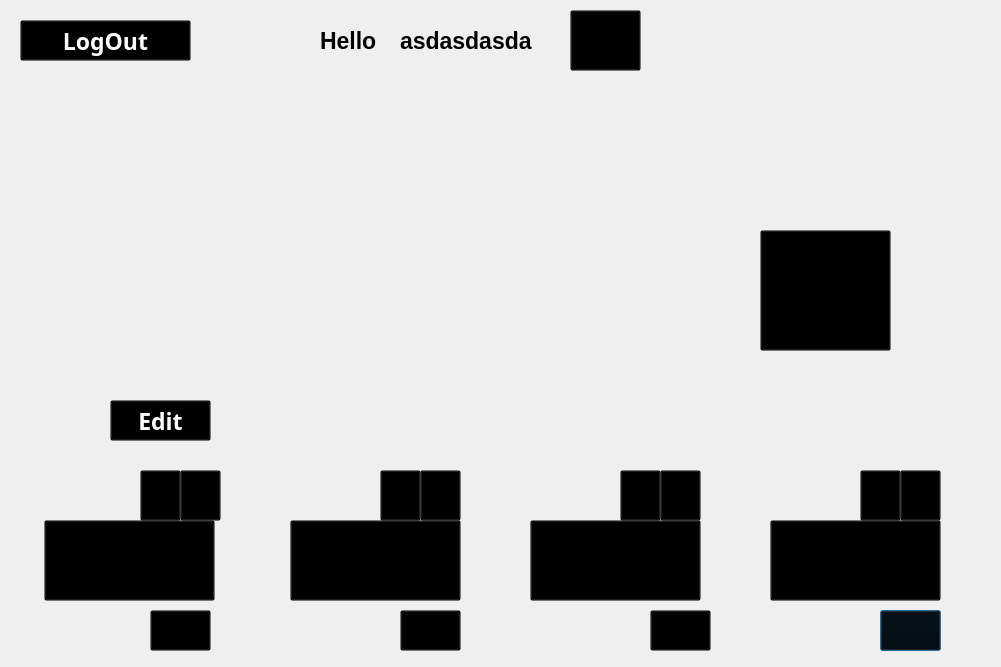
<?xml version="1.0" encoding="UTF-8"?>
<ui version="4.0">
 <class>userPage</class>
 <widget class="QDialog" name="userPage">
  <property name="geometry">
   <rect>
    <x>0</x>
    <y>0</y>
    <width>1001</width>
    <height>667</height>
   </rect>
  </property>
  <property name="baseSize">
   <size>
    <width>998</width>
    <height>619</height>
   </size>
  </property>
  <property name="windowTitle">
   <string>Dialog</string>
  </property>
  <widget class="QLabel" name="label">
   <property name="geometry">
    <rect>
     <x>0</x>
     <y>0</y>
     <width>1001</width>
     <height>667</height>
    </rect>
   </property>
   <property name="font">
    <font>
     <pointsize>15</pointsize>
    </font>
   </property>
   <property name="text">
    <string/>
   </property>
   <property name="pixmap">
    <pixmap resource="image.qrc">:/new/profile.jpg</pixmap>
   </property>
  </widget>
  <widget class="QLabel" name="fitrst">
   <property name="geometry">
    <rect>
     <x>160</x>
     <y>160</y>
     <width>191</width>
     <height>31</height>
    </rect>
   </property>
   <property name="font">
    <font>
     <pointsize>15</pointsize>
     <bold>true</bold>
    </font>
   </property>
   <property name="text">
    <string/>
   </property>
  </widget>
  <widget class="QLabel" name="secon">
   <property name="geometry">
    <rect>
     <x>160</x>
     <y>210</y>
     <width>191</width>
     <height>31</height>
    </rect>
   </property>
   <property name="font">
    <font>
     <pointsize>15</pointsize>
     <bold>true</bold>
    </font>
   </property>
   <property name="text">
    <string/>
   </property>
  </widget>
  <widget class="QLabel" name="username">
   <property name="geometry">
    <rect>
     <x>170</x>
     <y>260</y>
     <width>191</width>
     <height>31</height>
    </rect>
   </property>
   <property name="font">
    <font>
     <pointsize>15</pointsize>
     <bold>true</bold>
    </font>
   </property>
   <property name="text">
    <string/>
   </property>
  </widget>
  <widget class="QLabel" name="phone">
   <property name="geometry">
    <rect>
     <x>200</x>
     <y>310</y>
     <width>141</width>
     <height>31</height>
    </rect>
   </property>
   <property name="font">
    <font>
     <pointsize>15</pointsize>
     <bold>true</bold>
    </font>
   </property>
   <property name="text">
    <string/>
   </property>
  </widget>
  <widget class="QLabel" name="nofapp">
   <property name="geometry">
    <rect>
     <x>310</x>
     <y>350</y>
     <width>91</width>
     <height>31</height>
    </rect>
   </property>
   <property name="font">
    <font>
     <pointsize>15</pointsize>
     <bold>true</bold>
    </font>
   </property>
   <property name="text">
    <string/>
   </property>
  </widget>
  <widget class="QPushButton" name="view_1">
   <property name="geometry">
    <rect>
     <x>150</x>
     <y>610</y>
     <width>61</width>
     <height>41</height>
    </rect>
   </property>
   <property name="sizeIncrement">
    <size>
     <width>0</width>
     <height>0</height>
    </size>
   </property>
   <property name="font">
    <font>
     <family>Segoe UI Black</family>
     <pointsize>15</pointsize>
     <italic>false</italic>
     <underline>false</underline>
     <strikeout>false</strikeout>
     <fontweight>ExtraLight</fontweight>
    </font>
   </property>
   <property name="styleSheet">
    <string notr="true">QPushButton {
                       color:white;
     background-color: transparent;
                       }
                         QPushButton:hover {
                             background-color: gray;
                     		 border-radius: 20px;


                         }

QPushButton:pressed
 {

      background-color : rgb(51, 149, 255);
      

 }
</string>
   </property>
   <property name="text">
    <string/>
   </property>
   <property name="icon">
    <iconset resource="image.qrc">
     <normaloff>:/new/view.png</normaloff>:/new/view.png</iconset>
   </property>
   <property name="iconSize">
    <size>
     <width>40</width>
     <height>40</height>
    </size>
   </property>
   <property name="autoDefault">
    <bool>true</bool>
   </property>
   <property name="default">
    <bool>true</bool>
   </property>
   <property name="flat">
    <bool>false</bool>
   </property>
  </widget>
  <widget class="QPushButton" name="view_2">
   <property name="geometry">
    <rect>
     <x>400</x>
     <y>610</y>
     <width>61</width>
     <height>41</height>
    </rect>
   </property>
   <property name="sizeIncrement">
    <size>
     <width>0</width>
     <height>0</height>
    </size>
   </property>
   <property name="font">
    <font>
     <family>Segoe UI Black</family>
     <pointsize>15</pointsize>
     <italic>false</italic>
     <underline>false</underline>
     <strikeout>false</strikeout>
     <fontweight>ExtraLight</fontweight>
    </font>
   </property>
   <property name="styleSheet">
    <string notr="true">QPushButton {
                       color:white;
     background-color: transparent;
                       }
                         QPushButton:hover {
                             background-color: gray;
                     		 border-radius: 20px;


                         }

QPushButton:pressed
 {

      background-color : rgb(51, 149, 255);
      

 }
</string>
   </property>
   <property name="text">
    <string/>
   </property>
   <property name="icon">
    <iconset resource="image.qrc">
     <normaloff>:/new/view.png</normaloff>:/new/view.png</iconset>
   </property>
   <property name="iconSize">
    <size>
     <width>40</width>
     <height>40</height>
    </size>
   </property>
   <property name="autoDefault">
    <bool>true</bool>
   </property>
   <property name="default">
    <bool>true</bool>
   </property>
   <property name="flat">
    <bool>false</bool>
   </property>
  </widget>
  <widget class="QPushButton" name="view_3">
   <property name="geometry">
    <rect>
     <x>650</x>
     <y>610</y>
     <width>61</width>
     <height>41</height>
    </rect>
   </property>
   <property name="sizeIncrement">
    <size>
     <width>0</width>
     <height>0</height>
    </size>
   </property>
   <property name="font">
    <font>
     <family>Segoe UI Black</family>
     <pointsize>15</pointsize>
     <italic>false</italic>
     <underline>false</underline>
     <strikeout>false</strikeout>
     <fontweight>ExtraLight</fontweight>
    </font>
   </property>
   <property name="styleSheet">
    <string notr="true">QPushButton {
                       color:white;
     background-color: transparent;
                       }
                         QPushButton:hover {
                             background-color: gray;
                     		 border-radius: 20px;


                         }

QPushButton:pressed
 {

      background-color : rgb(51, 149, 255);
      

 }
</string>
   </property>
   <property name="text">
    <string/>
   </property>
   <property name="icon">
    <iconset resource="image.qrc">
     <normaloff>:/new/view.png</normaloff>:/new/view.png</iconset>
   </property>
   <property name="iconSize">
    <size>
     <width>40</width>
     <height>40</height>
    </size>
   </property>
   <property name="autoDefault">
    <bool>true</bool>
   </property>
   <property name="default">
    <bool>true</bool>
   </property>
   <property name="flat">
    <bool>false</bool>
   </property>
  </widget>
  <widget class="QPushButton" name="view_4">
   <property name="geometry">
    <rect>
     <x>880</x>
     <y>610</y>
     <width>61</width>
     <height>41</height>
    </rect>
   </property>
   <property name="sizeIncrement">
    <size>
     <width>0</width>
     <height>0</height>
    </size>
   </property>
   <property name="font">
    <font>
     <family>Segoe UI Black</family>
     <pointsize>15</pointsize>
     <italic>false</italic>
     <underline>false</underline>
     <strikeout>false</strikeout>
     <fontweight>ExtraLight</fontweight>
    </font>
   </property>
   <property name="styleSheet">
    <string notr="true">QPushButton {
                       color:white;
     background-color: transparent;
                       }
                         QPushButton:hover {
                             background-color: gray;
                     		 border-radius: 20px;


                         }

QPushButton:pressed
 {

      background-color : rgb(51, 149, 255);
      

 }
</string>
   </property>
   <property name="text">
    <string/>
   </property>
   <property name="icon">
    <iconset resource="image.qrc">
     <normaloff>:/new/view.png</normaloff>:/new/view.png</iconset>
   </property>
   <property name="iconSize">
    <size>
     <width>40</width>
     <height>40</height>
    </size>
   </property>
   <property name="autoDefault">
    <bool>true</bool>
   </property>
   <property name="default">
    <bool>true</bool>
   </property>
   <property name="flat">
    <bool>false</bool>
   </property>
  </widget>
  <widget class="QPushButton" name="add_2">
   <property name="geometry">
    <rect>
     <x>760</x>
     <y>230</y>
     <width>131</width>
     <height>121</height>
    </rect>
   </property>
   <property name="styleSheet">
    <string notr="true">QPushButton {
                 
     background-color: transparent;
}
QPushButton:hover
{
 border-radius: 20px;
background-color : gray;
 icon-size: 16px,16px;

}
QPushButton:pressed
 {

      background-color : rgb(51, 149, 255);
       icon-size: 25px,25px;


 }
</string>
   </property>
   <property name="text">
    <string/>
   </property>
   <property name="icon">
    <iconset resource="image.qrc">
     <normaloff>:/new/house_6815657.png</normaloff>:/new/house_6815657.png</iconset>
   </property>
   <property name="iconSize">
    <size>
     <width>120</width>
     <height>120</height>
    </size>
   </property>
  </widget>
  <widget class="QPushButton" name="viewApartments">
   <property name="geometry">
    <rect>
     <x>570</x>
     <y>10</y>
     <width>71</width>
     <height>61</height>
    </rect>
   </property>
   <property name="styleSheet">
    <string notr="true">QPushButton {
                 
     background-color: transparent;
}
QPushButton:hover
{
 border-radius: 20px;
background-color : gray;
 icon-size: 16px,16px;

}
</string>
   </property>
   <property name="text">
    <string/>
   </property>
   <property name="icon">
    <iconset resource="image.qrc">
     <normaloff>:/new/office_6619424.png</normaloff>:/new/office_6619424.png</iconset>
   </property>
   <property name="iconSize">
    <size>
     <width>50</width>
     <height>50</height>
    </size>
   </property>
  </widget>
  <widget class="QLabel" name="returnusername">
   <property name="geometry">
    <rect>
     <x>400</x>
     <y>15</y>
     <width>171</width>
     <height>51</height>
    </rect>
   </property>
   <property name="font">
    <font>
     <pointsize>17</pointsize>
     <bold>true</bold>
    </font>
   </property>
   <property name="text">
    <string>asdasdasda</string>
   </property>
  </widget>
  <widget class="QLabel" name="label_2">
   <property name="geometry">
    <rect>
     <x>320</x>
     <y>20</y>
     <width>71</width>
     <height>41</height>
    </rect>
   </property>
   <property name="font">
    <font>
     <pointsize>17</pointsize>
     <bold>true</bold>
    </font>
   </property>
   <property name="styleSheet">
    <string notr="true">color:(255, 255, 255);</string>
   </property>
   <property name="text">
    <string>Hello</string>
   </property>
  </widget>
  <widget class="QPushButton" name="back">
   <property name="geometry">
    <rect>
     <x>20</x>
     <y>20</y>
     <width>171</width>
     <height>41</height>
    </rect>
   </property>
   <property name="font">
    <font>
     <family>Arial Black</family>
     <pointsize>17</pointsize>
     <bold>true</bold>
    </font>
   </property>
   <property name="styleSheet">
    <string notr="true">QPushButton {
                       color:white;
     background-color: transparent;
                       }
                         QPushButton:hover {
                             background-color: gray;
                     		 border-radius: 20px;


                         }

QPushButton:pressed
 {

      background-color : red;
      

 }</string>
   </property>
   <property name="text">
    <string>LogOut</string>
   </property>
   <property name="icon">
    <iconset resource="image.qrc">
     <normaloff>:/new/power_15184319.png</normaloff>:/new/power_15184319.png</iconset>
   </property>
   <property name="iconSize">
    <size>
     <width>40</width>
     <height>40</height>
    </size>
   </property>
  </widget>
  <widget class="QPushButton" name="edit_5">
   <property name="geometry">
    <rect>
     <x>110</x>
     <y>400</y>
     <width>101</width>
     <height>41</height>
    </rect>
   </property>
   <property name="font">
    <font>
     <family>Arial Black</family>
     <pointsize>17</pointsize>
     <bold>true</bold>
    </font>
   </property>
   <property name="styleSheet">
    <string notr="true">QPushButton {
                       color:white;
     background-color: transparent;
                       }
                         QPushButton:hover {
                             background-color: gray;
                     		 border-radius: 20px;


                         }

QPushButton:pressed
 {

      background-color : rgb(51, 149, 255);
      

 }</string>
   </property>
   <property name="text">
    <string>Edit</string>
   </property>
  </widget>
  <widget class="QPushButton" name="apart1">
   <property name="geometry">
    <rect>
     <x>44</x>
     <y>520</y>
     <width>171</width>
     <height>81</height>
    </rect>
   </property>
   <property name="styleSheet">
    <string notr="true">QPushButton {
                 
     background-color: transparent;
}
QPushButton:hover
{
 border-radius: 20px;
background-color : gray;
 icon-size: 60px,60px;

}
QPushButton:pressed
 {

      background-color : rgb(51, 149, 255);
       icon-size: 25px,25px;
	 border-radius: 20px;



 }
</string>
   </property>
   <property name="text">
    <string/>
   </property>
   <property name="icon">
    <iconset resource="image.qrc">
     <normaloff>:/new/prop2.png</normaloff>:/new/prop2.png</iconset>
   </property>
   <property name="iconSize">
    <size>
     <width>170</width>
     <height>200</height>
    </size>
   </property>
  </widget>
  <widget class="QLabel" name="prop1">
   <property name="geometry">
    <rect>
     <x>50</x>
     <y>615</y>
     <width>91</width>
     <height>31</height>
    </rect>
   </property>
   <property name="font">
    <font>
     <pointsize>13</pointsize>
     <bold>true</bold>
    </font>
   </property>
   <property name="styleSheet">
    <string notr="true">color: rgb(255, 255, 255);</string>
   </property>
   <property name="text">
    <string/>
   </property>
  </widget>
  <widget class="QLabel" name="prop2">
   <property name="geometry">
    <rect>
     <x>290</x>
     <y>620</y>
     <width>101</width>
     <height>31</height>
    </rect>
   </property>
   <property name="font">
    <font>
     <pointsize>15</pointsize>
     <bold>true</bold>
    </font>
   </property>
   <property name="styleSheet">
    <string notr="true">color: rgb(255, 255, 255);</string>
   </property>
   <property name="text">
    <string/>
   </property>
  </widget>
  <widget class="QLabel" name="prop3">
   <property name="geometry">
    <rect>
     <x>550</x>
     <y>620</y>
     <width>91</width>
     <height>31</height>
    </rect>
   </property>
   <property name="font">
    <font>
     <pointsize>15</pointsize>
     <bold>true</bold>
    </font>
   </property>
   <property name="styleSheet">
    <string notr="true">color: rgb(255, 255, 255);</string>
   </property>
   <property name="text">
    <string/>
   </property>
  </widget>
  <widget class="QLabel" name="prop4">
   <property name="geometry">
    <rect>
     <x>780</x>
     <y>620</y>
     <width>91</width>
     <height>31</height>
    </rect>
   </property>
   <property name="font">
    <font>
     <pointsize>15</pointsize>
     <bold>true</bold>
    </font>
   </property>
   <property name="styleSheet">
    <string notr="true">color: rgb(255, 255, 255);</string>
   </property>
   <property name="text">
    <string/>
   </property>
  </widget>
  <widget class="QPushButton" name="apart1_2">
   <property name="geometry">
    <rect>
     <x>290</x>
     <y>520</y>
     <width>171</width>
     <height>81</height>
    </rect>
   </property>
   <property name="styleSheet">
    <string notr="true">QPushButton {
                 
     background-color: transparent;
}
QPushButton:hover
{
 border-radius: 20px;
background-color : gray;
 icon-size: 60px,60px;

}
QPushButton:pressed
 {

      background-color : rgb(51, 149, 255);
       icon-size: 25px,25px;


 }
</string>
   </property>
   <property name="text">
    <string/>
   </property>
   <property name="icon">
    <iconset resource="image.qrc">
     <normaloff>:/new/prop2.png</normaloff>:/new/prop2.png</iconset>
   </property>
   <property name="iconSize">
    <size>
     <width>170</width>
     <height>200</height>
    </size>
   </property>
  </widget>
  <widget class="QPushButton" name="apart1_3">
   <property name="geometry">
    <rect>
     <x>530</x>
     <y>520</y>
     <width>171</width>
     <height>81</height>
    </rect>
   </property>
   <property name="styleSheet">
    <string notr="true">QPushButton {
                 
     background-color: transparent;
}
QPushButton:hover
{
 border-radius: 20px;
background-color : gray;
 icon-size: 60px,60px;

}
QPushButton:pressed
 {

      background-color : rgb(51, 149, 255);
       icon-size: 25px,25px;


 }
</string>
   </property>
   <property name="text">
    <string/>
   </property>
   <property name="icon">
    <iconset resource="image.qrc">
     <normaloff>:/new/prop2.png</normaloff>:/new/prop2.png</iconset>
   </property>
   <property name="iconSize">
    <size>
     <width>170</width>
     <height>200</height>
    </size>
   </property>
  </widget>
  <widget class="QPushButton" name="apart1_4">
   <property name="geometry">
    <rect>
     <x>770</x>
     <y>520</y>
     <width>171</width>
     <height>81</height>
    </rect>
   </property>
   <property name="styleSheet">
    <string notr="true">QPushButton {
                 
     background-color: transparent;
}
QPushButton:hover
{
 border-radius: 20px;
background-color : gray;
 icon-size: 60px,60px;

}
QPushButton:pressed
 {

      background-color : rgb(51, 149, 255);
       icon-size: 25px,25px;


 }
</string>
   </property>
   <property name="text">
    <string/>
   </property>
   <property name="icon">
    <iconset resource="image.qrc">
     <normaloff>:/new/prop2.png</normaloff>:/new/prop2.png</iconset>
   </property>
   <property name="iconSize">
    <size>
     <width>170</width>
     <height>200</height>
    </size>
   </property>
  </widget>
  <widget class="QLabel" name="name1">
   <property name="geometry">
    <rect>
     <x>40</x>
     <y>480</y>
     <width>101</width>
     <height>31</height>
    </rect>
   </property>
   <property name="font">
    <font>
     <pointsize>11</pointsize>
     <bold>true</bold>
    </font>
   </property>
   <property name="styleSheet">
    <string notr="true">color: rgb(255, 255, 255);</string>
   </property>
   <property name="text">
    <string/>
   </property>
  </widget>
  <widget class="QLabel" name="name2">
   <property name="geometry">
    <rect>
     <x>280</x>
     <y>480</y>
     <width>101</width>
     <height>31</height>
    </rect>
   </property>
   <property name="font">
    <font>
     <pointsize>11</pointsize>
     <bold>true</bold>
    </font>
   </property>
   <property name="styleSheet">
    <string notr="true">color: rgb(255, 255, 255);</string>
   </property>
   <property name="text">
    <string/>
   </property>
  </widget>
  <widget class="QLabel" name="name3">
   <property name="geometry">
    <rect>
     <x>530</x>
     <y>480</y>
     <width>91</width>
     <height>31</height>
    </rect>
   </property>
   <property name="font">
    <font>
     <pointsize>11</pointsize>
     <bold>true</bold>
    </font>
   </property>
   <property name="styleSheet">
    <string notr="true">color: rgb(255, 255, 255);</string>
   </property>
   <property name="text">
    <string/>
   </property>
  </widget>
  <widget class="QLabel" name="name4">
   <property name="geometry">
    <rect>
     <x>760</x>
     <y>480</y>
     <width>101</width>
     <height>31</height>
    </rect>
   </property>
   <property name="font">
    <font>
     <pointsize>11</pointsize>
     <bold>true</bold>
    </font>
   </property>
   <property name="styleSheet">
    <string notr="true">color: rgb(255, 255, 255);</string>
   </property>
   <property name="text">
    <string/>
   </property>
  </widget>
  <widget class="QPushButton" name="del2">
   <property name="geometry">
    <rect>
     <x>420</x>
     <y>470</y>
     <width>41</width>
     <height>51</height>
    </rect>
   </property>
   <property name="styleSheet">
    <string notr="true">QPushButton {
	color: rgb(85, 85, 255);
                 
     background-color: transparent;
}
QPushButton:hover
{
 border-radius: 20px;
background-color : gray;
 icon-size: 16px,16px;

}
QPushButton:pressed
 {

background-color : #ff0000;
       icon-size: 25px,25px;


 }</string>
   </property>
   <property name="text">
    <string/>
   </property>
   <property name="icon">
    <iconset resource="image.qrc">
     <normaloff>:/new/delete.png</normaloff>:/new/delete.png</iconset>
   </property>
   <property name="iconSize">
    <size>
     <width>30</width>
     <height>30</height>
    </size>
   </property>
  </widget>
  <widget class="QPushButton" name="del3">
   <property name="geometry">
    <rect>
     <x>660</x>
     <y>470</y>
     <width>41</width>
     <height>51</height>
    </rect>
   </property>
   <property name="styleSheet">
    <string notr="true">QPushButton {
	color: rgb(85, 85, 255);
                 
     background-color: transparent;
}
QPushButton:hover
{
 border-radius: 20px;
background-color : gray;
 icon-size: 16px,16px;

}
QPushButton:pressed
 {

background-color : #ff0000;
       icon-size: 25px,25px;


 }</string>
   </property>
   <property name="text">
    <string/>
   </property>
   <property name="icon">
    <iconset resource="image.qrc">
     <normaloff>:/new/delete.png</normaloff>:/new/delete.png</iconset>
   </property>
   <property name="iconSize">
    <size>
     <width>30</width>
     <height>30</height>
    </size>
   </property>
  </widget>
  <widget class="QPushButton" name="del4">
   <property name="geometry">
    <rect>
     <x>900</x>
     <y>470</y>
     <width>41</width>
     <height>51</height>
    </rect>
   </property>
   <property name="styleSheet">
    <string notr="true">QPushButton {
	color: rgb(85, 85, 255);
                 
     background-color: transparent;
}
QPushButton:hover
{
 border-radius: 20px;
background-color : gray;
 icon-size: 16px,16px;

}
QPushButton:pressed
 {

background-color : #ff0000;
       icon-size: 25px,25px;


 }</string>
   </property>
   <property name="text">
    <string/>
   </property>
   <property name="icon">
    <iconset resource="image.qrc">
     <normaloff>:/new/delete.png</normaloff>:/new/delete.png</iconset>
   </property>
   <property name="iconSize">
    <size>
     <width>30</width>
     <height>30</height>
    </size>
   </property>
  </widget>
  <widget class="QPushButton" name="del2_2">
   <property name="geometry">
    <rect>
     <x>180</x>
     <y>470</y>
     <width>41</width>
     <height>51</height>
    </rect>
   </property>
   <property name="styleSheet">
    <string notr="true">QPushButton {
	color: rgb(85, 85, 255);
                 
     background-color: transparent;
}
QPushButton:hover
{
 border-radius: 20px;
background-color : gray;
 icon-size: 16px,16px;

}
QPushButton:pressed
 {

background-color : #ff0000;
       icon-size: 25px,25px;


 }</string>
   </property>
   <property name="text">
    <string/>
   </property>
   <property name="icon">
    <iconset resource="image.qrc">
     <normaloff>:/new/delete.png</normaloff>:/new/delete.png</iconset>
   </property>
   <property name="iconSize">
    <size>
     <width>30</width>
     <height>30</height>
    </size>
   </property>
  </widget>
  <widget class="QPushButton" name="edit1">
   <property name="geometry">
    <rect>
     <x>140</x>
     <y>470</y>
     <width>41</width>
     <height>51</height>
    </rect>
   </property>
   <property name="styleSheet">
    <string notr="true">QPushButton {
                       color:white;
     background-color: transparent;
                       }
                         QPushButton:hover {
                             background-color: gray;
                     		 border-radius: 20px;


                         }

QPushButton:pressed
 {

      background-color : rgb(51, 149, 255);
      

 }
</string>
   </property>
   <property name="text">
    <string/>
   </property>
   <property name="icon">
    <iconset resource="image.qrc">
     <normaloff>:/new/more.png</normaloff>:/new/more.png</iconset>
   </property>
   <property name="iconSize">
    <size>
     <width>30</width>
     <height>30</height>
    </size>
   </property>
  </widget>
  <widget class="QPushButton" name="edi2">
   <property name="geometry">
    <rect>
     <x>380</x>
     <y>470</y>
     <width>41</width>
     <height>51</height>
    </rect>
   </property>
   <property name="styleSheet">
    <string notr="true">QPushButton {
                       color:white;
     background-color: transparent;
                       }
                         QPushButton:hover {
                             background-color: gray;
                     		 border-radius: 20px;


                         }

QPushButton:pressed
 {

      background-color : rgb(51, 149, 255);
      

 }
</string>
   </property>
   <property name="text">
    <string/>
   </property>
   <property name="icon">
    <iconset resource="image.qrc">
     <normaloff>:/new/more.png</normaloff>:/new/more.png</iconset>
   </property>
   <property name="iconSize">
    <size>
     <width>30</width>
     <height>30</height>
    </size>
   </property>
  </widget>
  <widget class="QPushButton" name="edit3">
   <property name="geometry">
    <rect>
     <x>620</x>
     <y>470</y>
     <width>41</width>
     <height>51</height>
    </rect>
   </property>
   <property name="styleSheet">
    <string notr="true">QPushButton {
                       color:white;
     background-color: transparent;
                       }
                         QPushButton:hover {
                             background-color: gray;
                     		 border-radius: 20px;


                         }

QPushButton:pressed
 {

      background-color : rgb(51, 149, 255);
      

 }
</string>
   </property>
   <property name="text">
    <string/>
   </property>
   <property name="icon">
    <iconset resource="image.qrc">
     <normaloff>:/new/more.png</normaloff>:/new/more.png</iconset>
   </property>
   <property name="iconSize">
    <size>
     <width>30</width>
     <height>30</height>
    </size>
   </property>
  </widget>
  <widget class="QPushButton" name="edit4">
   <property name="geometry">
    <rect>
     <x>860</x>
     <y>470</y>
     <width>41</width>
     <height>51</height>
    </rect>
   </property>
   <property name="styleSheet">
    <string notr="true">QPushButton {
                       color:white;
     background-color: transparent;
                       }
                         QPushButton:hover {
                             background-color: gray;
                     		 border-radius: 20px;


                         }

QPushButton:pressed
 {

      background-color : rgb(51, 149, 255);
      

 }
</string>
   </property>
   <property name="text">
    <string/>
   </property>
   <property name="icon">
    <iconset resource="image.qrc">
     <normaloff>:/new/more.png</normaloff>:/new/more.png</iconset>
   </property>
   <property name="iconSize">
    <size>
     <width>30</width>
     <height>30</height>
    </size>
   </property>
  </widget>
 </widget>
 <resources>
  <include location="image.qrc"/>
 </resources>
 <connections/>
</ui>
